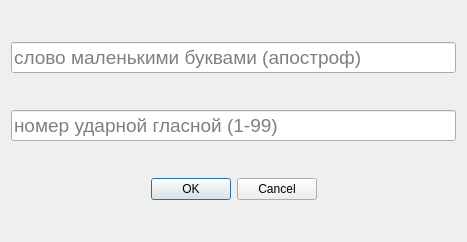
<?xml version="1.0" encoding="UTF-8"?>
<ui version="4.0">
 <class>AddNewWordDialog</class>
 <widget class="QDialog" name="AddNewWordDialog">
  <property name="geometry">
   <rect>
    <x>0</x>
    <y>0</y>
    <width>467</width>
    <height>242</height>
   </rect>
  </property>
  <property name="windowTitle">
   <string>Добавите новое слово</string>
  </property>
  <layout class="QGridLayout" name="gridLayout">
   <item row="0" column="0">
    <widget class="QLineEdit" name="wordLineEdit">
     <property name="font">
      <font>
       <pointsize>14</pointsize>
      </font>
     </property>
     <property name="placeholderText">
      <string>слово маленькими буквами (апостроф)</string>
     </property>
    </widget>
   </item>
   <item row="1" column="0">
    <widget class="QLineEdit" name="accentLineEdit">
     <property name="font">
      <font>
       <pointsize>14</pointsize>
      </font>
     </property>
     <property name="readOnly">
      <bool>false</bool>
     </property>
     <property name="placeholderText">
      <string>номер ударной гласной (1-99)</string>
     </property>
    </widget>
   </item>
   <item row="2" column="0">
    <widget class="QDialogButtonBox" name="buttonBox">
     <property name="orientation">
      <enum>Qt::Horizontal</enum>
     </property>
     <property name="standardButtons">
      <set>QDialogButtonBox::Cancel|QDialogButtonBox::Ok</set>
     </property>
     <property name="centerButtons">
      <bool>true</bool>
     </property>
    </widget>
   </item>
  </layout>
 </widget>
 <resources/>
 <connections>
  <connection>
   <sender>buttonBox</sender>
   <signal>accepted()</signal>
   <receiver>AddNewWordDialog</receiver>
   <slot>accept()</slot>
   <hints>
    <hint type="sourcelabel">
     <x>248</x>
     <y>254</y>
    </hint>
    <hint type="destinationlabel">
     <x>157</x>
     <y>274</y>
    </hint>
   </hints>
  </connection>
  <connection>
   <sender>buttonBox</sender>
   <signal>rejected()</signal>
   <receiver>AddNewWordDialog</receiver>
   <slot>reject()</slot>
   <hints>
    <hint type="sourcelabel">
     <x>316</x>
     <y>260</y>
    </hint>
    <hint type="destinationlabel">
     <x>286</x>
     <y>274</y>
    </hint>
   </hints>
  </connection>
 </connections>
</ui>
